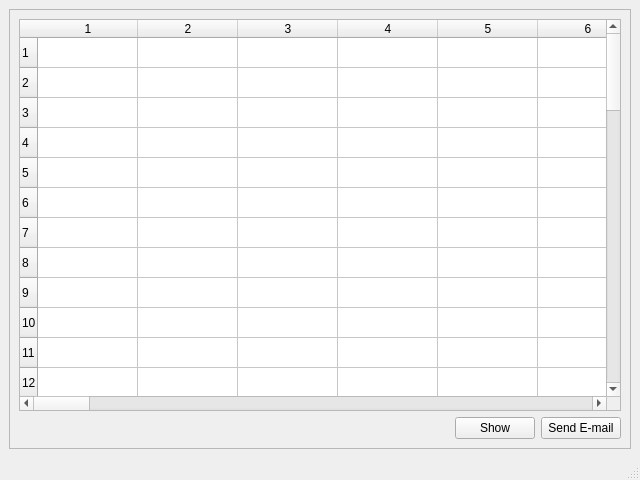
<?xml version="1.0" encoding="UTF-8"?>
<ui version="4.0">
 <class>shortlisted_candidate</class>
 <widget class="QMainWindow" name="shortlisted_candidate">
  <property name="geometry">
   <rect>
    <x>0</x>
    <y>0</y>
    <width>640</width>
    <height>480</height>
   </rect>
  </property>
  <property name="windowTitle">
   <string>Shortlisted candidate</string>
  </property>
  <widget class="QWidget" name="centralwidget">
   <layout class="QGridLayout" name="gridLayout_2">
    <item row="0" column="0">
     <widget class="QFrame" name="frame">
      <property name="frameShape">
       <enum>QFrame::StyledPanel</enum>
      </property>
      <property name="frameShadow">
       <enum>QFrame::Raised</enum>
      </property>
      <layout class="QGridLayout" name="gridLayout">
       <item row="0" column="0">
        <layout class="QVBoxLayout" name="verticalLayout">
         <item>
          <widget class="QTableWidget" name="tableWidget">
           <property name="rowCount">
            <number>50</number>
           </property>
           <property name="columnCount">
            <number>50</number>
           </property>
           <row/>
           <row/>
           <row/>
           <row/>
           <row/>
           <row/>
           <row/>
           <row/>
           <row/>
           <row/>
           <row/>
           <row/>
           <row/>
           <row/>
           <row/>
           <row/>
           <row/>
           <row/>
           <row/>
           <row/>
           <row/>
           <row/>
           <row/>
           <row/>
           <row/>
           <row/>
           <row/>
           <row/>
           <row/>
           <row/>
           <row/>
           <row/>
           <row/>
           <row/>
           <row/>
           <row/>
           <row/>
           <row/>
           <row/>
           <row/>
           <row/>
           <row/>
           <row/>
           <row/>
           <row/>
           <row/>
           <row/>
           <row/>
           <row/>
           <row/>
           <column/>
           <column/>
           <column/>
           <column/>
           <column/>
           <column/>
           <column/>
           <column/>
           <column/>
           <column/>
           <column/>
           <column/>
           <column/>
           <column/>
           <column/>
           <column/>
           <column/>
           <column/>
           <column/>
           <column/>
           <column/>
           <column/>
           <column/>
           <column/>
           <column/>
           <column/>
           <column/>
           <column/>
           <column/>
           <column/>
           <column/>
           <column/>
           <column/>
           <column/>
           <column/>
           <column/>
           <column/>
           <column/>
           <column/>
           <column/>
           <column/>
           <column/>
           <column/>
           <column/>
           <column/>
           <column/>
           <column/>
           <column/>
           <column/>
           <column/>
          </widget>
         </item>
         <item>
          <layout class="QHBoxLayout" name="horizontalLayout">
           <item>
            <spacer name="horizontalSpacer">
             <property name="orientation">
              <enum>Qt::Horizontal</enum>
             </property>
             <property name="sizeHint" stdset="0">
              <size>
               <width>40</width>
               <height>20</height>
              </size>
             </property>
            </spacer>
           </item>
           <item>
            <widget class="QPushButton" name="pushButton">
             <property name="text">
              <string>Show</string>
             </property>
            </widget>
           </item>
           <item>
            <widget class="QPushButton" name="send_email">
             <property name="text">
              <string>Send E-mail</string>
             </property>
            </widget>
           </item>
          </layout>
         </item>
        </layout>
       </item>
      </layout>
     </widget>
    </item>
   </layout>
  </widget>
  <widget class="QStatusBar" name="statusbar"/>
 </widget>
 <resources/>
 <connections/>
</ui>
